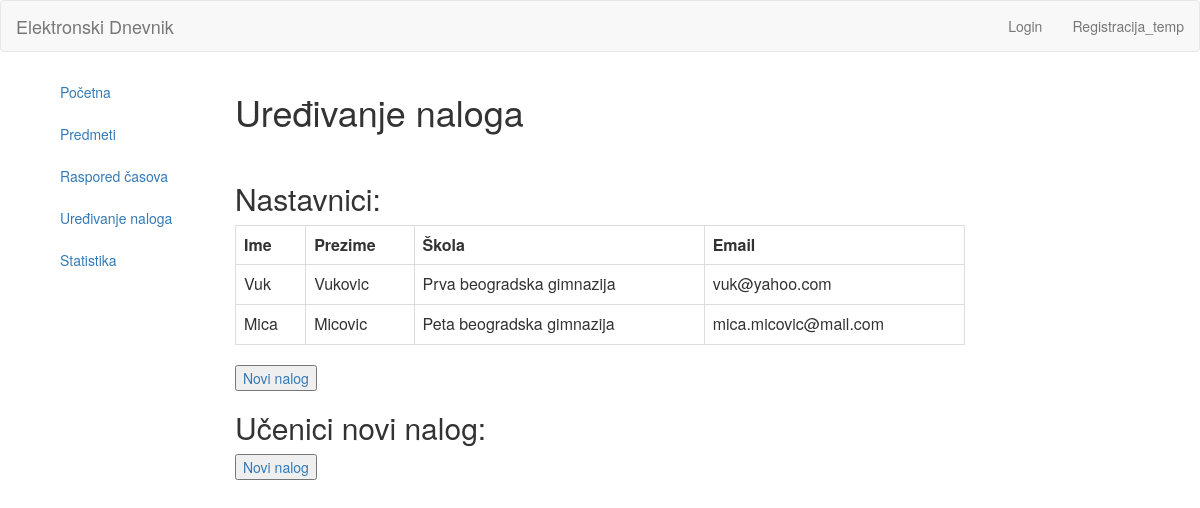
/index.php/koordinator/uredjivanje, run on an earlier commit of the app's database.
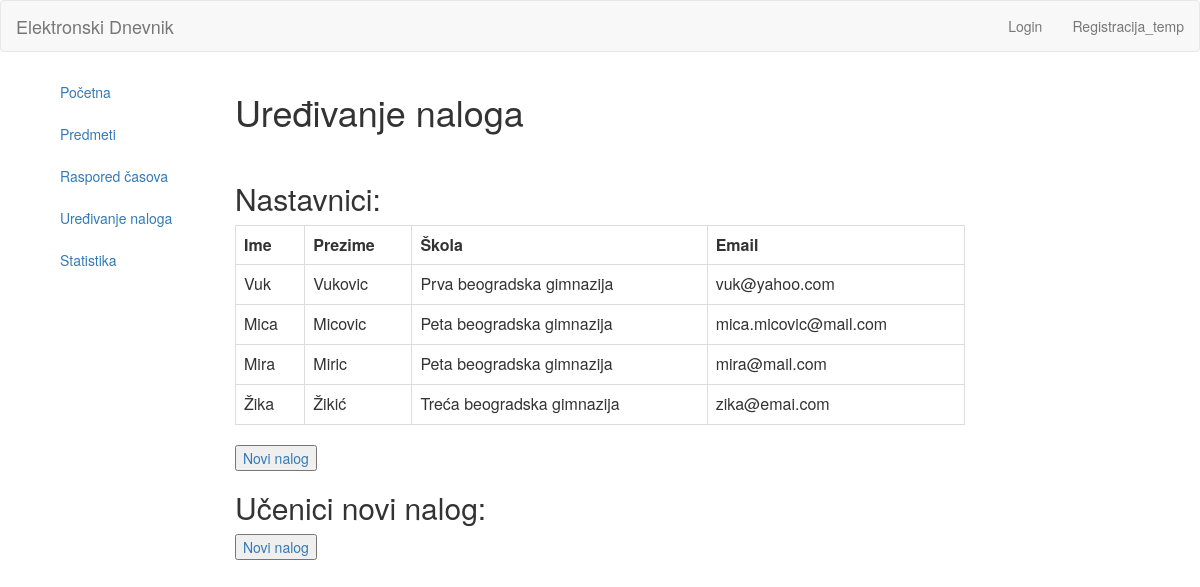
And on a later commit of the database.
### tables this page shows
CREATE TABLE `users` (
  `id` int(11) NOT NULL,
  `name` varchar(255) NOT NULL,
  `surname` varchar(255) NOT NULL,
  `email` varchar(255) NOT NULL,
  `username` varchar(255) NOT NULL,
  `password` varchar(255) NOT NULL
);

CREATE TABLE `skola` (
  `id` int(11) NOT NULL,
  `ime` varchar(255) NOT NULL,
  `adresa` varchar(255) NOT NULL,
  `grad` varchar(255) NOT NULL
);

### application/controllers/Koordinator.php (called while the page is built, shortened)
<?php
	class Koordinator extends CI_Controller{
		public function uredjivanje(){
			$data['title'] = 'Uređivanje naloga';
			$this->load->model('Koordinator_model');
			$data['nastavnici'] = $this->Koordinator_model->getNastavnikIds();
			$data['skole'] = $this->Koordinator_model->getSkole();
			$data['users'] = $this->Koordinator_model->getUsers();
				$this->load->view('templates/header');
				$this->load->view('koordinator/uredjivanje', $data);
				$this->load->view('templates/footer');
		}
	}

### index.php (called while the page is built, shortened)
<?php
require_once BASEPATH.'core/CodeIgniter.php';

### application/models/koordinator_model.php (called while the page is built, shortened)
<?php
	class Koordinator_model extends CI_Model{
		public function getNastavnikIds(){
			$nastavnik = $this->db->get("nastavnik");
			return $nastavnik;
		}
		public function getUsers(){
			$users = $this->db->get("users");
			return $users;
		}
		public function getSkole(){
			$query = $this->db->get('skola');
			return $query;
		}
	}

### application/views/koordinator/uredjivanje.php (the view)
<div class="col col-lg-2 col-md-3 col-sm-3 col-xs-12 left-container">
	<div class="tm-left-inner-container">
		<ul class="nav nav-stacked css-nav">
			<li><a href="<?php echo base_url(); ?>koordinator/index">Početna</a></li>
			<li><a href="<?php echo base_url(); ?>koordinator/predmeti">Predmeti</a></li>
			<li><a href="<?php echo base_url(); ?>koordinator/raspored">Raspored časova</a></li>
			<li><a href="<?php echo base_url(); ?>koordinator/uredjivanje">Uređivanje naloga</a></li>
			<li><a href="<?php echo base_url(); ?>koordinator/statistika">Statistika</a></li>
		</ul>
	</div>
</div>
<div class="col col-lg-8 col-md-7 col-sm-7 col-xs-12 right-container">
	<div class="tm-right-inner-container">
		<h1 class="css-header">Uređivanje naloga</h1>
		<br>
		<h2 class="css-header">Nastavnici:</h2>
		<table class = "table table-bordered">
			<tr colspan = "5">
				<td><strong>Ime</strong></td>
				<td><strong>Prezime</strong></td>
				<td><strong>Škola</strong></td>
				<td><strong>Email</strong></td>
			</tr>
			<?php
			foreach($nastavnici->result() as $row)
			{
				foreach($users->result() as $rowU)
				{
					foreach($skole->result() as $rowS)
					{
						if($row->id === $rowU->id && $row->skolaId === $rowS->id){
							?>
							<tr>
								<td> <?php echo $rowU->name; ?> </td>
								<td> <?php echo $rowU->surname; ?> </td>
								<td> <?php echo $rowS->ime; ?> </td>
								<td> <?php echo $rowU->email; ?> </td>
							</tr>
							<?php
						}
					}
				}
			}
			?>
		</table>
		<button type="submit"><a href="<?php echo base_url(); ?>koordinator/noviNalog">Novi nalog</a></button>
		<br>
		<h2 class="css-header">Učenici novi nalog:</h2>
		<button type="submit"><a href="<?php echo base_url(); ?>koordinator/noviNalogU">Novi nalog</a></button>
	</div>
</div>

What changed in the data, as far as the page shows it:
added nastavnik: skola (ime "Peta beogradska gimnazija")
added users: name "Mira", surname "Miric", email "mira@mail.com", skola (ime "Peta beogradska gimnazija")
added users: name "Žika", surname "Žikić", email "zika@emai.com"
now on this page (row unchanged): skola: ime "Treća beogradska gimnazija"
